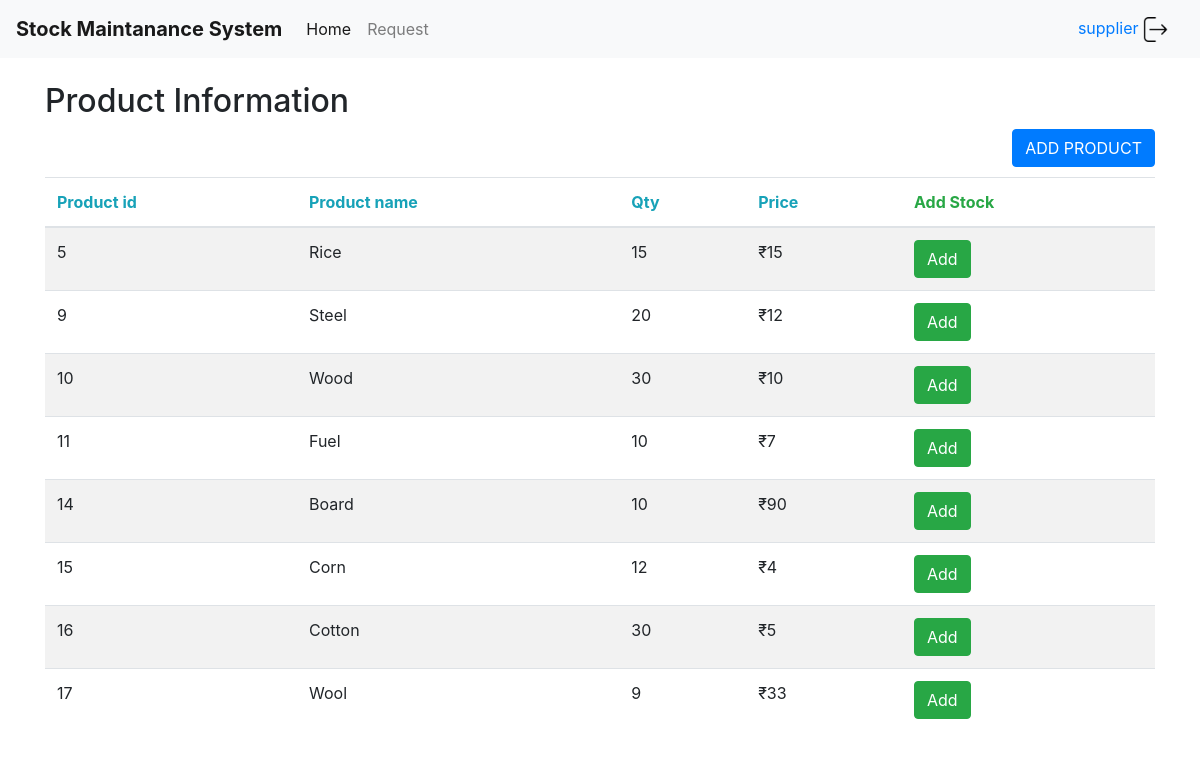
The app's page /supplier (signed in) with its own data.
### tables this page shows
CREATE TABLE Product (productID INTEGER PRIMARY KEY, productName TEXT,QTY INTEGER,productPrice INTEGER);

### app.py (the view)
@app.route("/supplier")
def supplier():
   con = sql.connect("database.sqlite")
   con.row_factory = sql.Row
   cur = con.cursor()
   cur.execute("select * from Product")
   rows = cur.fetchall();
   name=session["name"]
   return  render_template('supplier.html',rows = rows,user=name)

### templates/supplier.html (shortened to what this page needs)
<!DOCTYPE html>
<html>
<head>
    <link rel="stylesheet" href="https://stackpath.bootstrapcdn.com/bootstrap/4.1.3/css/bootstrap.min.css">
</head>
<body>
                <nav class="navbar navbar-expand-lg navbar-light bg-light">
              <a class="navbar-brand" href="#"><b>Stock Maintanance System</b></a>
              <div class="collapse navbar-collapse" id="navbarNavAltMarkup">
                <div class="navbar-nav">
                  <a class="nav-item nav-link active" href="/supplier">Home</a>
                  <a class="nav-item nav-link" href="/request">Request <span class="sr-only">(current)</span></a>
                </div>
              </div>
              <a class="nav-item nav-link" href="{{url_for('login_page.s_logout')}}">{{user}} <img src={{url_for('static',filename='logout.png')}} width="25" height="25"></a>
            </nav>
<div class="container">
  <h2>Product Information</h2>
 <div class="float-md-right">
  <button type="button" class="btn btn-primary" data-toggle="modal" data-target="#exampleModal">ADD PRODUCT</button></div>
 </div>
  <table class="table table-striped">
    <thead>
      <tr>
        <th class="text-info">Product id</th>
        <th class="text-info">Product name</th>
        <th class="text-info">Qty</th>
        <th class="text-info">Price</th>
        <th class="text-success">Add Stock</th>
      </tr>
    </thead>
    <tbody>
       {% for row in rows %}
            <tr>
               <td>{{row["productID"]}}</td>
               <td>{{row["productName"]}}</td>
               <td>{{row['QTY']}}</td>
               <td>₹{{row['productPrice']}}</td>
               <td>
                    <a><button class="btn btn-success" OnClick='showModal({{row["productID"]}},"{{row["productName"]}}","{{row["QTY"]}}","{{row["Price"]}}");'>Add</button></a></td>
            </tr>
         {% endfor %}
    </tbody>
  </table>
</body>
</html>

### records on screen
Product: productID "5", productName "Rice", QTY "15", productPrice "15"
Product: productID "9", productName "Steel", QTY "20", productPrice "12"
Product: productID "10", productName "Wood", QTY "30", productPrice "10"
Product: productID "11", productName "Fuel", QTY "10", productPrice "7"
Product: productID "14", productName "Board", QTY "10", productPrice "90"
Product: productID "15", productName "Corn", QTY "12", productPrice "4"
Product: productID "16", productName "Cotton", QTY "30", productPrice "5"
Product: productID "17", productName "Wool", QTY "9", productPrice "33"

### other values on screen
{{ user }} "supplier"
